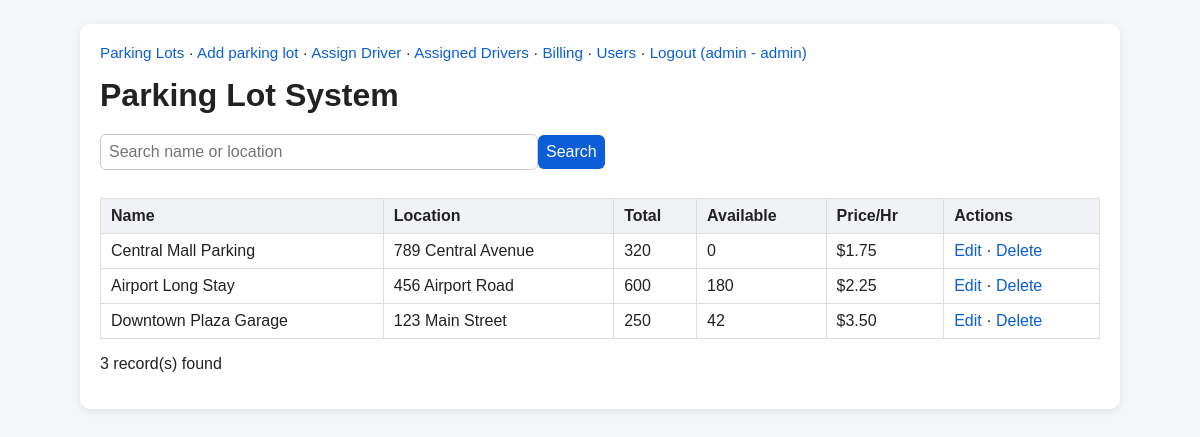
/index.php (signed in), run on the app's committed database.
### tables this page shows
CREATE TABLE parking_lots (
    id INT UNSIGNED AUTO_INCREMENT PRIMARY KEY,
    name VARCHAR(100) NOT NULL,
    location VARCHAR(150) NOT NULL,
    total_spaces INT UNSIGNED NOT NULL DEFAULT 0,
    available_spaces INT UNSIGNED NOT NULL DEFAULT 0,
    price_per_hour DECIMAL(8,2) NOT NULL DEFAULT 0.00,
    created_at TIMESTAMP DEFAULT CURRENT_TIMESTAMP,
    updated_at TIMESTAMP DEFAULT CURRENT_TIMESTAMP ON UPDATE CURRENT_TIMESTAMP
);

### index.php (the view, shortened to what this page needs)
<?php
require 'config.php';
require 'helpers.php';
$search = trim((string)($_GET['q'] ?? ''));
$sql = 'SELECT id, name, location, total_spaces, available_spaces, price_per_hour
        FROM parking_lots';
$params = [];
$sql .= ' ORDER BY id DESC';
$stmt = $pdo->prepare($sql);
$stmt->execute($params);
$rows = $stmt->fetchAll();
?>
<form method="get"><input name="q" placeholder="Search name or location" value="<?= e($search) ?>"><button>Search</button></form>
<table><thead><tr><th>Name</th><th>Location</th><th>Total</th><th>Available</th><th>Price/Hr</th><th>Actions</th></tr></thead><tbody>
<?php foreach ($rows as $r): ?>
<tr><td><?= e($r['name']) ?></td><td><?= e($r['location']) ?></td>
<td><?= (int)$r['total_spaces'] ?></td><td><?= (int)$r['available_spaces'] ?></td>
<td>$<?= e(number_format((float)$r['price_per_hour'], 2)) ?></td>
<td><a href="edit.php?id=<?= (int)$r['id'] ?>">Edit</a> · <a href="delete.php?id=<?= (int)$r['id'] ?>">Delete</a></td></tr>
<?php endforeach; ?>
</tbody></table>
<p><?= count($rows) ?> record(s) found</p>
<?php
page('Parking Lot System', ob_get_clean());?>

### helpers.php (shortened to what this page needs)
<?php
function e(string $value): string {
    return htmlspecialchars($value, ENT_QUOTES | ENT_SUBSTITUTE, 'UTF-8');
}
function page(string $title, string $body): void {
    $authLink = empty($_SESSION['user_id'])
        ? '<a href="login.php">Login</a>'
        : '<a href="logout.php">Logout (' . e(($_SESSION['username'] ?? 'user') . ' - ' . ($_SESSION['role'] ?? 'user')) . ')</a>';
    $isAdmin = (($_SESSION['role'] ?? '') === 'admin');
    echo '<!doctype html><html lang="en"><meta charset="utf-8">';
    echo '<link rel="stylesheet" href="style.css"><title>'.e($title).'</title>';
    echo '<main><nav>';
    echo '<a href="index.php">Parking Lots</a>';
    if ($isAdmin) {
        echo ' · <a href="create.php">Add parking lot</a>';
    }
    echo ' · <a href="assign.php">Assign Driver</a>';
    echo ' · <a href="drivers.php">Assigned Drivers</a>';
    echo ' · <a href="bill.php">Billing</a>';
    if ($isAdmin) {
        echo ' · <a href="users.php">Users</a>';
    }
    echo ' · ' . $authLink;
    echo '</nav>';
    echo '<h1>'.e($title).'</h1>'.$body.'</main></html>';
}
?>

### style.css (style rules this page uses)
main { width: min(1000px, 92%); margin: 24px auto; background: #fff; padding: 20px; border-radius: 10px; box-shadow: 0 2px 8px rgba(0, 0, 0, 0.08); }
nav { margin-bottom: 16px; font-size: 0.95rem; }
nav a { color: #0b5ed7; text-decoration: none; }
h1 { margin-top: 0; margin-bottom: 16px; }
table { width: 100%; border-collapse: collapse; margin-top: 12px; margin-bottom: 12px; }
th, td { border: 1px solid #ddd; padding: 8px 10px; text-align: left; }
thead th { background: #f0f2f5; }
form { margin-bottom: 16px; }
input, select, button { font: inherit; padding: 8px; border: 1px solid #ccc; border-radius: 6px; }
input, select { width: 100%; max-width: 420px; margin-top: 4px; margin-bottom: 12px; }
button { width: auto; background: #0b5ed7; color: #fff; border: none; cursor: pointer; }
a { color: #0b5ed7; text-decoration: none; }

### data on the page
parking_lots: name "Central Mall Parking", location "789 Central Avenue", total_spaces "320", available_spaces "0", price_per_hour "1.75"
parking_lots: name "Airport Long Stay", location "456 Airport Road", total_spaces "600", available_spaces "180", price_per_hour "2.25"
parking_lots: name "Downtown Plaza Garage", location "123 Main Street", total_spaces "250", available_spaces "42", price_per_hour "3.50"

### other printed values
$title "Parking Lot System"
count($rows) "3"
